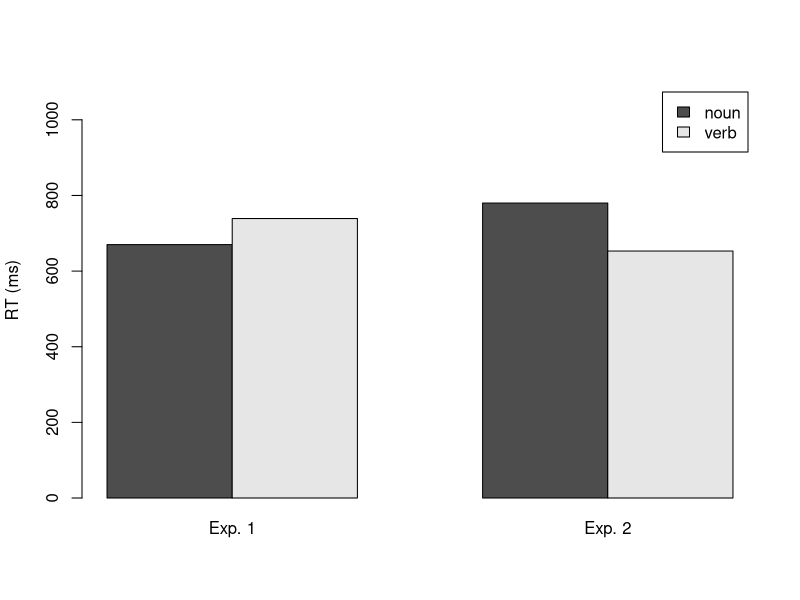
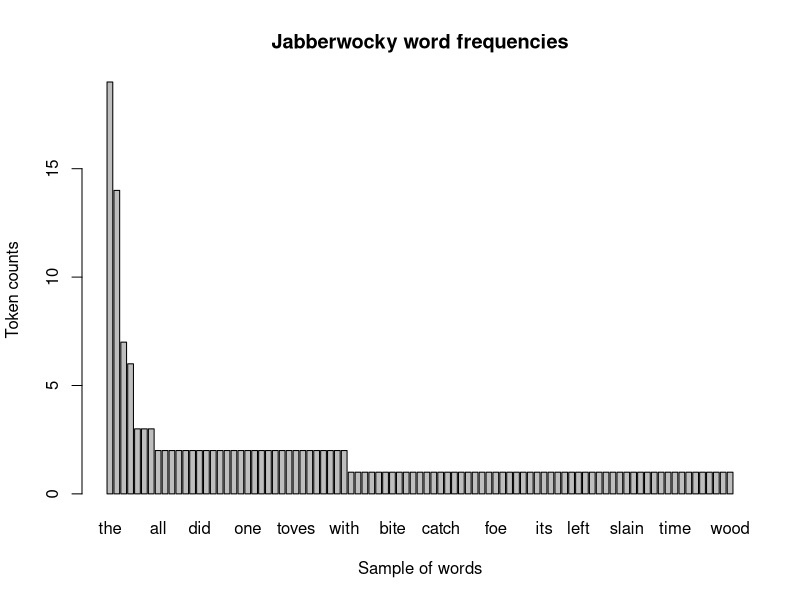
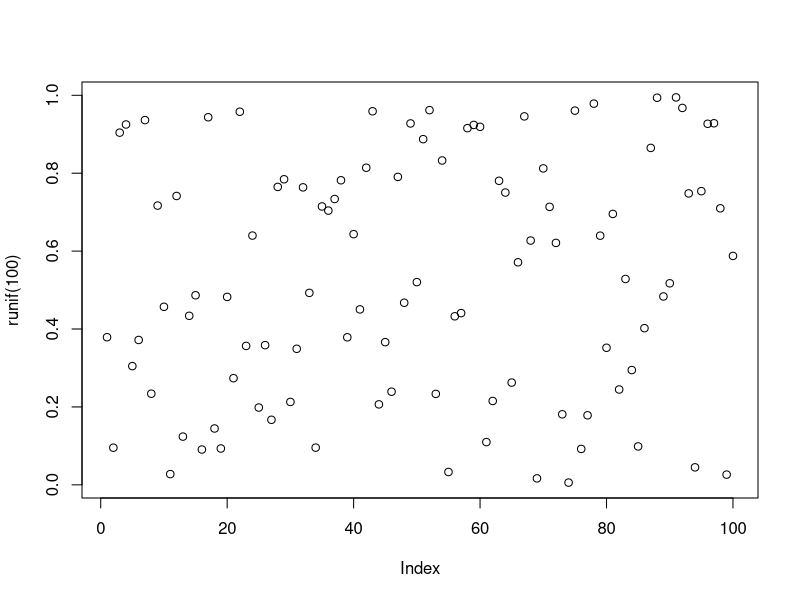
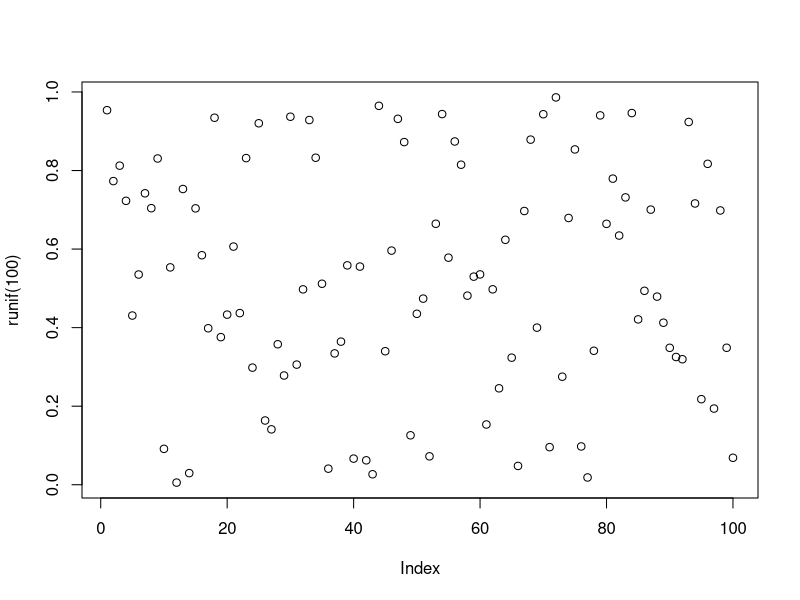
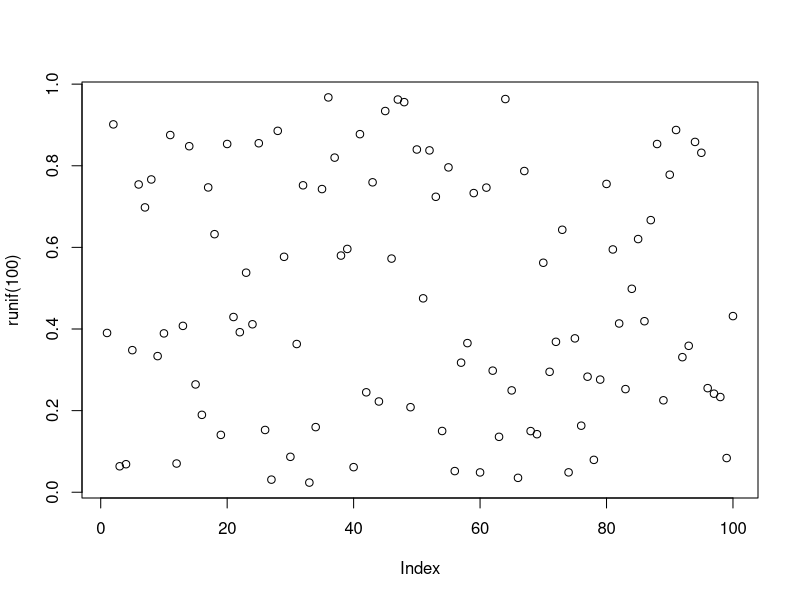
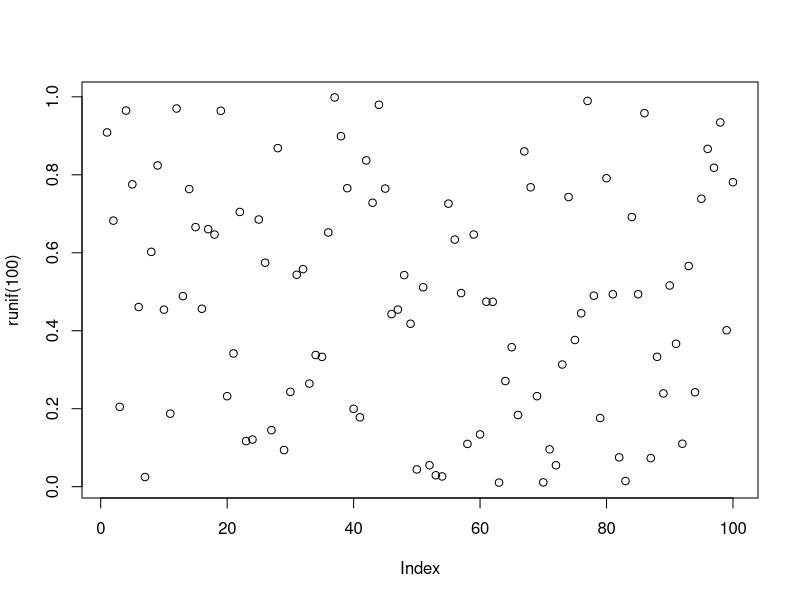
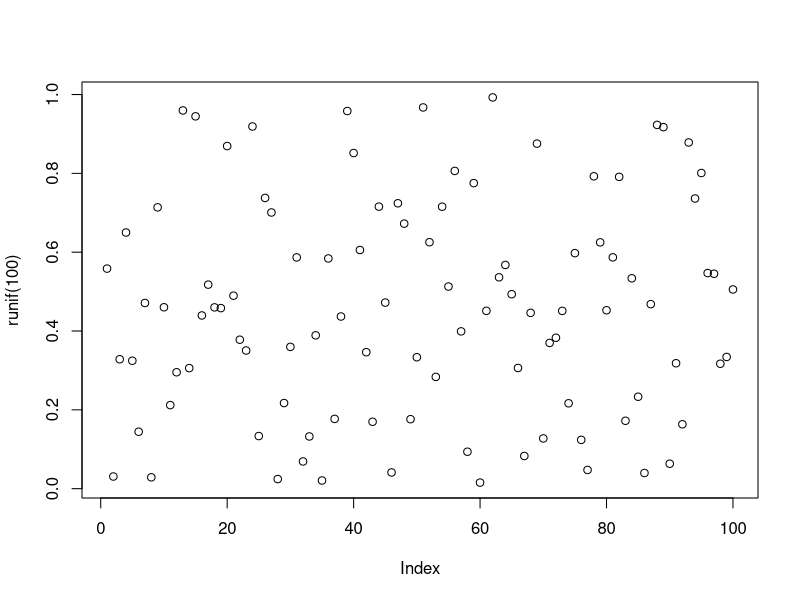
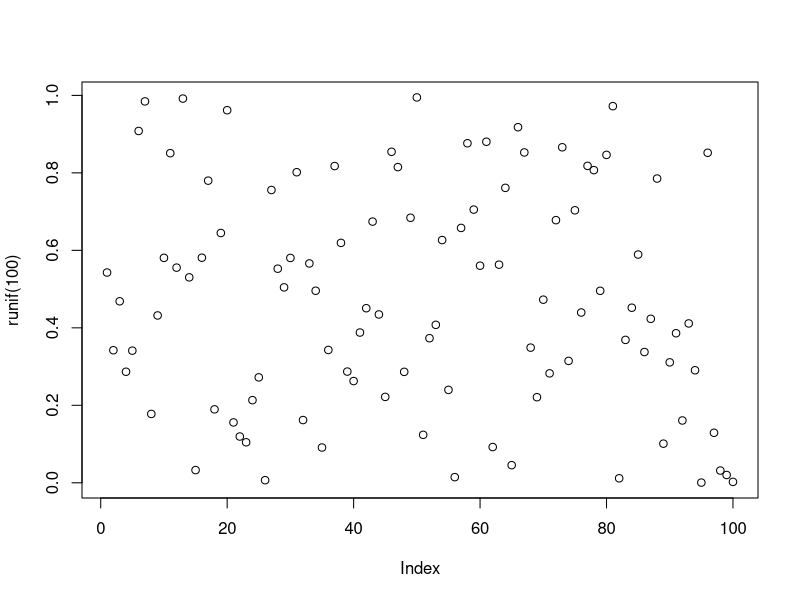

Generate these figures, in order, with R:
# 別忘了先設定工作目錄至檔案所在的資料夾！

# 第三節
# 將目標檔案按行讀取成為一個向量，並儲存至jabberwocky物件中
jabberwocky = readLines("Jabberwocky_OnlyWords.txt")

head(jabberwocky)	# 顯示物件中的前六筆資料
#[1] "jabberwocky" "twas"        "brillig"     "and"         "the"        
#[6] "slithy"  

tail(jabberwocky)	# 顯示物件中的最後六筆資料
#[1] "borogoves" "and"       "the"       "mome"      "raths"    
#[6] "outgrabe"

# 整理出向量中每個值(單詞)出現的次數
table(jabberwocky)			
#all          and         arms           as       awhile 
#2           14            1            2            1 
#back bandersnatch      beamish       beware         bird 
#1            1            1            2            1
#...

class(table(jabberwocky))		# 判斷table()產生的物件類別
#[1] "table"

jw.table = table(jabberwocky)	# 將詞頻表儲存至物件

# 按照數字由高到低的順序排序詞頻表，並覆蓋原本的jw.table
jw.table = sort(jw.table, decreasing = TRUE)

# 查看詞頻表中前六筆資料
head(jw.table)		
#the        and         he         in jabberwock         my 
#19         14          7          6          3          3

# 也可查看詞頻表中前十筆資料
head(jw.table, 10)	
#the        and         he         in 
#19         14          7          6 
#jabberwock         my    through        all 
#3          3          3          2 
#as     beware 
#2          2

# 四之二節
# 以列為單位讀取文字檔中的資料成為向量並儲存為物件
jabberwocky.orig = readLines("Jabberwocky_Original.txt")

# 排除沒有字元的字串值並儲存為獨立的jabberwocky.clean
jabberwocky.clean = subset(jabberwocky.orig, jabberwocky.orig != "")

# 建立向量物件儲存常見的英文半形符號
punctuations = c("\"","'","\\.",",","—","\\?","!",";",":","-")

# 每一次迴圈依序從punctuations中取出一個符號存入punc中
for(punc in punctuations) {
  print(punc)	# 在迴圈內重覆印出punc的內容
}
#[1] "\""
#[1] "'"
#[1] "."
#[1] ","
#...

# 把"good dog"字串中的"g"一律取代為"Y"
gsub("g", "Y", "good dog")	
#[1] "Yood doY"

# 先複製一份jabberwocky.clean成為jabberwocky.nopunc
jabberwocky.nopunc = jabberwocky.clean
# 見四之二文章解釋迴圈功能
for(punc in punctuations) {
	jabberwocky.nopunc = gsub(punc, "", jabberwocky.nopunc)
}
head(jabberwocky.nopunc)
#[1] "Jabberwocky"                       "Twas brillig and the slithy toves"
#[3] "Did gyre and gimble in the wabe"   "All mimsy were the borogoves"     
#[5] "And the mome raths outgrabe"       "Beware the Jabberwock my son"

# 將所有文字轉換為小寫
jabberwocky.lower = tolower(jabberwocky.nopunc) 

# 以空白符號斷詞
jabberwocky.wordlists = strsplit(jabberwocky.lower," ")
# 斷詞完的結果是一個列表，每個列表為每一行句子的斷詞結果
class(jabberwocky.wordlists)
#[1] "list"
head(jabberwocky.wordlists)
#[[1]]
#[1] "jabberwocky"

#[[2]]
#[1] "twas"    "brillig" "and"     "the"     "slithy"  "toves"  

#[[3]]
#[1] "did"    "gyre"   "and"    "gimble" "in"     "the"    "wabe"  
#...

# 合併列表為包含單詞的單一向量
jabberwocky.words = unlist(jabberwocky.wordlists) 
head(jabberwocky.orig)
#[1] "jabberwocky" "twas"        "brillig"     "and"         "the"        
#[6] "slithy"

# 存檔單詞列表到工作目錄！
write(jabberwocky.words, "Jabberwocky_OnlyWordsByR.txt") 

# 練習三
# a.請試著在產生一個包含20個隨機數字的向量後
#   把這個向量轉成一個資料框(data frame)物件，名稱為「numData」且欄位名稱為「randNum」。
randNumbers = runif(20)
numData = data.frame(randNum = randNumbers)

# b.請試著產生1到20的連續數字向量，並儲存到「numData」中的「seqNum」欄位。
numData$seqNum = seq(1:20)

# c.請試著將「numData」物件中的「randNum」欄位中的數字和「seqNum」欄位中的數字相乘，
#   並將結果儲存到同一個物件中的「product」欄位。
numData$product = numData$randNum * numData$seqNum

# d.請試著理解以下for迴圈程式碼的意義，並照著操作一遍。

# 將numData中的product欄位資料取出為向量儲存為products
products = numData$product
# 使用迴圈依序將products中的每個數字取出儲存為num
for(num in products) {
  # 如果「num相等於數值0」為「真」(TRUE)
  if(num == 0)	{
    # 在Console中印出對應訊息
    print("It's a zero!")
  }
  # 以此類推
  if(num >= 5)	{
    print("It's a big number!")
  }
  if(num < 5) {
    print("It's a small number!")
  }
}

# 五之二
# 建立含有<圖十二>右側四個反應時間的向量物件
RTs = c(670, 739, 780, 653)	
# 根據該物件產生2×2的二維矩陣(nrow代表矩陣有2行)
results.mat = matrix(RTs, nrow=2)	
results.mat
#     [,1] [,2]
#[1,]  670  780
#[2,]  739  653

rownames(results.mat) = c("nouns","verbs") 		# 取代行的標籤
colnames(results.mat) = c("Exp. 1","Exp. 2")	# 取代欄的標籤
results.mat
#      Exp. 1 Exp. 2
#nouns    670    780
#verbs    739    653
  
barplot(results.mat,		          # 需要繪製的數據來源
	beside=TRUE,				            # 把長條圖並列，而不是堆疊
	names.arg=c("Exp. 1","Exp. 2"),	# 長條圖下方的標籤名稱
	legend.text=c("noun","verb"),	  # 圖例中的標籤名稱
	ylim = c(0,1100),			          # y軸的最小值和最大值
	ylab = "RT (ms)"			          # y軸名稱
)

jabberwocky = readLines("Jabberwocky_OnlyWords.txt") # 讀取斷詞檔
jw.table = sort(table(jabberwocky), decreasing=TRUE) # 產生排序詞頻表
head(jw.table)
#jabberWocky
#the        and         he         in jabberwock         my 
#19         14          7          6          3          3
barplot(jw.table, beside=T, names.arg=names(jw.table), 
	ylab = "Token counts", main="Jabberwocky word frequencies", 
	xlab = "Sample of words")

# 隨機產生100個介於0至1之間的數字
plot(runif(100))

for (i in 1:100) { 	# 按照順序從1到100的數字向量中取出一個值存到i，進行迴圈
	plot(runif(100)) 	# 所以這行會執行100次，享受動畫吧！
}

# 第二個向量(1:20)^2得出1至20每個數值的平方
plot(x = 1:20, y = (1:20)^2) 

jw.words = names(jw.table)	# 取得做為欄位名稱的單詞列表
jw.freq = as.vector(jw.table)	# 將詞頻列表轉換為純數值的向量
word.lens = nchar(jw.words)	# 計算每個單詞的字串長度
# 產生單詞詞頻與字串長度的相關性散佈圖
plot(x = as.vector(jw.table), y = nchar(jw.words))

plot(x = 1:20, y = (1:20)^2, pch = 1:20) # 每個點都用不同的符號

plot(x = 1:20, y = (1:20)^2, pch = 15, col = 1:20)		# 每個方形都不同顏色 
plot(x = 1:20, y = (1:20)^2, pch = 15, col = rainbow(20)) 	# 美呆了!

plot(x = 1:20, y = (1:20)^2, type = "l")	# 用type參數設定圖表類型

plot(x = 1:20, y = (1:20)^2, type = "l") 	# 繪製折線圖做為基礎
# 在已產生的圖上加上一條不同樣式的折線
# 注意這邊y軸數據是用*2產生，而不是^2，所以線條有所差異
lines(x = 1:20, y = (1:20)*2, type = "l", lty = 2, lwd = 2, col = "blue")
# 根據x軸(5)與y軸(200)的位置增加一個綠方點
points(x = 5, y = 200,pch = 15,col = "green") 	
# 根據x軸(5)與y軸(250)的位置增加一個深綠色字串
text(x = 5, y = 250, labels = "A green square", col = "darkgreen")
# 在左上角(topleft)增加說明兩條線的圖例
legend(x = "topleft", 
       legend = c("x^2","x*2"), lty = c(1,2), lwd = c(1,2),
       col = c("black","blue"))

# 安裝ggplot2及其關聯套件
install.packages("ggplot2", dependencies = TRUE, ask = FALSE)

library(ggplot2)	# 載入ggplot2套件

# 組合重覆兩次的Exp I與Exp II字串，儲存為expType物件，rep = repetition
expType = c(rep("Exp I",2), rep("Exp II", 2))

# 重覆noun與verb的字串組合兩次，儲存為wordType物件
wordType = rep(c("noun", "verb"), 2)
#將四個反應時間組合，儲存至RT物件
RTs = c(670,739,780,653) 	
# 將三個向量物件放入不同的欄位，用data.frame()函數轉為資料框，儲存至results.data
results.data = data.frame(Exp = expType, Word = wordType, RT = RTs)

results.data
#     Exp Word  RT
#1  Exp I noun 670
#2  Exp I verb 739
#3 Exp II noun 780
#4 Exp II verb 653

# 在基礎設定中，x軸以實驗類別分組呈現，y軸呈現反應時間
# 然後填滿的顏色則按照單詞類別做出差異
results.plot = ggplot(data = results.data,
                      mapping = aes(x = Exp, y = RT, fill = Word))

# 此時呼叫results.plot物件會得到一片空白的圖
results.plot

# 把geom_bar()函數加入到底圖中，定義數據以長條圖呈現
results.plot = results.plot + 
  geom_bar(position = "dodge", color = "black", stat = "identity")

# 再次呼叫results.plot物件會得到長條圖
results.plot

# 練習六
results.plot = results.plot +
  scale_fill_manual(values=c("black", "gray")) +
  ylab("RT (ms)") +
  theme_bw()

results.plot

# 也可以一氣呵成！
ggplot(results.data, aes(x=Exp, y=RT, fill=Word)) + 
  geom_bar(position = "dodge", color = "black", stat = "identity") +
  scale_fill_manual(values = c("black", "gray")) +
  # 看看這一行做了什麼改變？也可以試著估狗一下怎麼調整圖表標籤的位置！
  labs(title = "Reaction time results", y = "RT (ms)") +
  theme_bw()
